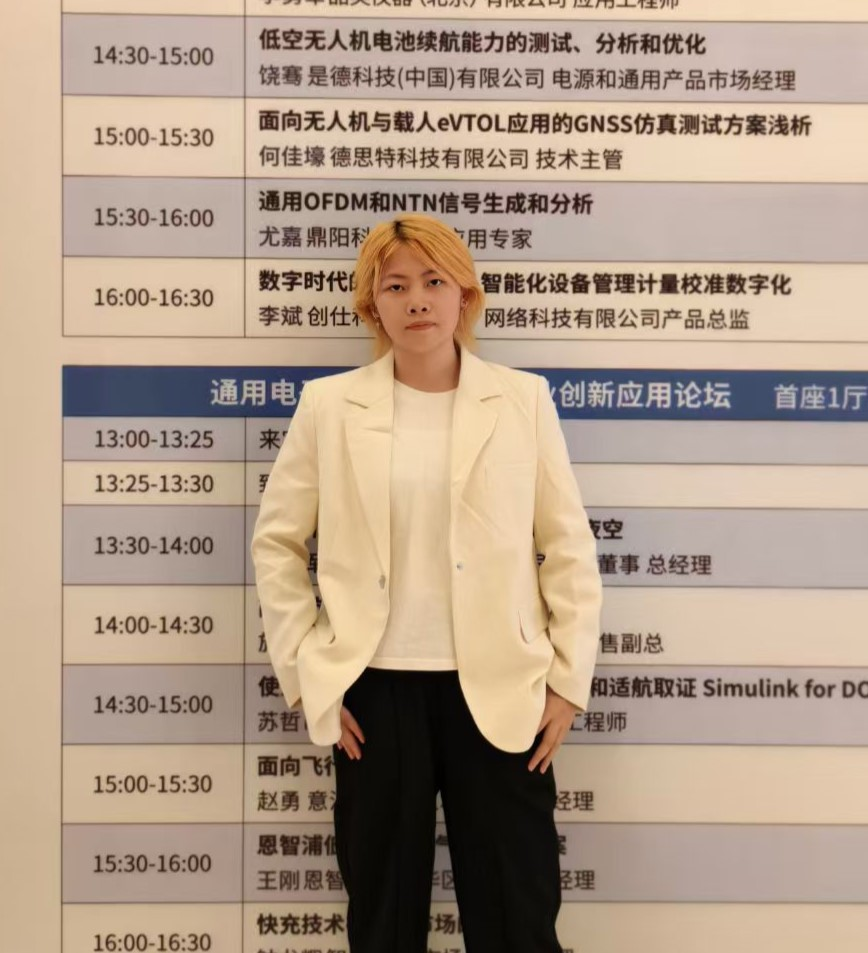
#> input picture assets/source/profile-home-master.jpg, 868 x 953 px
$ python build_profile_cutout.py
#> lines starting #> are read from the running program, lines starting #| are printed output that depends on the picture; after the words box and inside, x2 and y2 are one past the last pixel; in counts of white or black regions, pixels touching at a corner belong together
from pathlib import Path
import os
import sys

import numpy as np
from PIL import Image, ImageFilter


CV2_SITE = Path.home() / "AppData" / "Local" / "Temp" / "codex-opencv-personal-portfolio"
if CV2_SITE.exists():
    sys.path.insert(0, str(CV2_SITE))
os.environ.setdefault("U2NET_HOME", str(CV2_SITE / "models"))

try:
    import cv2
except ImportError:
    cv2 = None

try:
    from rembg import new_session, remove
except ImportError:
    new_session = None
    remove = None


ROOT = Path(__file__).resolve().parents[1]
SOURCE = ROOT / "assets" / "source" / "profile-home-master.jpg"
OUTPUT = ROOT / "assets" / "source" / "profile-original-cutout.png"
PREVIEW = ROOT / "qa" / "current" / "profile-original-cutout-preview.png"


# The source portrait is a single continuous silhouette. These hand-checked
# guide points follow its outside edge; local image gradients then snap the
# guide to the photographed edge without inventing or repainting any pixels.
LEFT_GUIDE = [
    (210, 427), (214, 401), (220, 376), (238, 356), (260, 347),
    (282, 348), (302, 346), (320, 349), (338, 338), (352, 331),
    (368, 313), (390, 298), (430, 284), (500, 272), (580, 258),
    (650, 252), (690, 256), (718, 270), (735, 296), (746, 319),
    (760, 329), (785, 335), (820, 337), (880, 329), (952, 320),
]

RIGHT_GUIDE = [
    (210, 433), (214, 467), (220, 490), (238, 505), (260, 515),
    (282, 519), (302, 516), (320, 519), (338, 516), (352, 526),
    (368, 548), (390, 570), (430, 584), (500, 595), (580, 606),
    (650, 616), (690, 618), (718, 609), (735, 590), (746, 570),
    (760, 560), (785, 554), (820, 550), (880, 553), (952, 560),
]


def interpolate_guide(points, height):
    ys = np.array([point[0] for point in points], dtype=np.float32)
    xs = np.array([point[1] for point in points], dtype=np.float32)
    return np.interp(np.arange(height), ys, xs)


def smooth(values, radius=3):
    padded = np.pad(values, radius, mode="edge")
    return np.array([
        np.median(padded[index:index + radius * 2 + 1])
        for index in range(len(values))
    ])


def snap_edge(gradient, guide, first_y, last_y, side):
    result = guide.copy()
    previous = guide[first_y]
    for y in range(first_y, last_y + 1):
        expected = guide[y]
        search_radius = 7 if y < 370 else 6
        start = max(2, int(round(expected - search_radius)))
        end = min(gradient.shape[1] - 3, int(round(expected + search_radius)))
        candidates = np.arange(start, end + 1)
        edge_strength = gradient[y, candidates]
        guide_cost = np.abs(candidates - expected) * 4.4
        continuity_cost = np.abs(candidates - previous) * 0.45
        score = edge_strength - guide_cost - continuity_cost
        chosen = float(candidates[int(np.argmax(score))])
        if side == "left":
            chosen += 0.35
        else:
            chosen -= 0.35
        result[y] = chosen
        previous = chosen
    result[first_y:last_y + 1] = smooth(result[first_y:last_y + 1], radius=3)
    return result


def main():
    portrait = Image.open(SOURCE).convert("RGB")
#> portrait is the input picture: PIL image 868x953 RGB; mean R, G, B 179.4, 158.1, 139
    pixels = np.asarray(portrait, dtype=np.float32)
    height, width = pixels.shape[:2]
#> height = 953; width = 868

    # Horizontal colour contrast is strongest at the person's outside edge.
    gradient = np.zeros((height, width), dtype=np.float32)
    gradient[:, 2:-2] = np.linalg.norm(pixels[:, 4:] - pixels[:, :-4], axis=2)
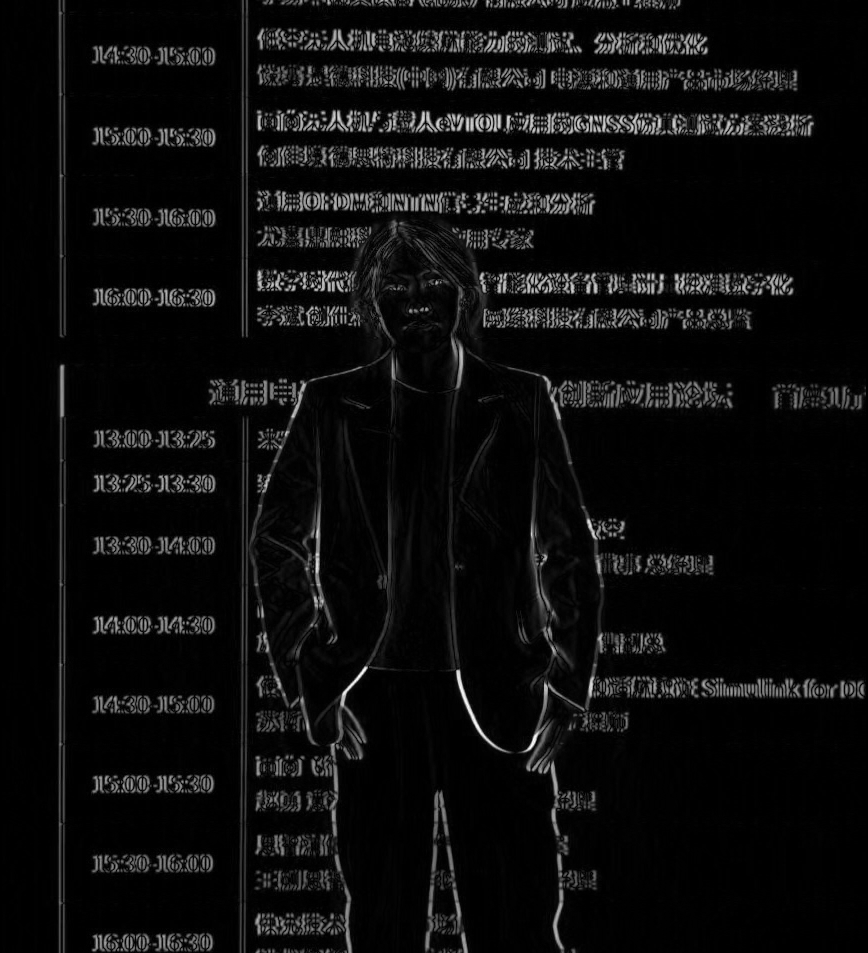
#> gradient: shape (953, 868) float32; min 0, max 360.8, mean 19.2; drawn with min black and max white

    first_y = LEFT_GUIDE[0][0]
    last_y = min(height - 1, LEFT_GUIDE[-1][0])
#> last_y = 952
    left_guide = interpolate_guide(LEFT_GUIDE, height)
    right_guide = interpolate_guide(RIGHT_GUIDE, height)
    left_guide[first_y:last_y + 1] += np.where(
        np.arange(first_y, last_y + 1) < 350, 2.0, 4.0
    )
    right_guide[first_y:last_y + 1] -= 5.0
    left = snap_edge(gradient, left_guide, first_y, last_y, "left")
#> the loop in snap_edge, `for y in range(first_y, last_y + 1):` made 743 passes
#> (chosen, previous) on passes 1 to 12: (431.4, 431.4), (422.4, 422.4), (415.4, 415.4), (409.4, 409.4), (403.4, 403.4), (399.4, 399.4), (395.4, 395.4), (392.4, 392.4), (387.4, 387.4), (383.4, 383.4), (378.4, 378.4), (377.4, 377.4)
#> chosen on pass 58: 354
    right = snap_edge(gradient, right_guide, first_y, last_y, "right")

    silhouette = np.zeros((height, width), dtype=np.uint8)
    for y in range(first_y, last_y + 1):
        x0 = max(0, int(round(left[y])))
        x1 = min(width - 1, int(round(right[y])))
        if x1 >= x0:
            silhouette[y, x0:x1 + 1] = 255
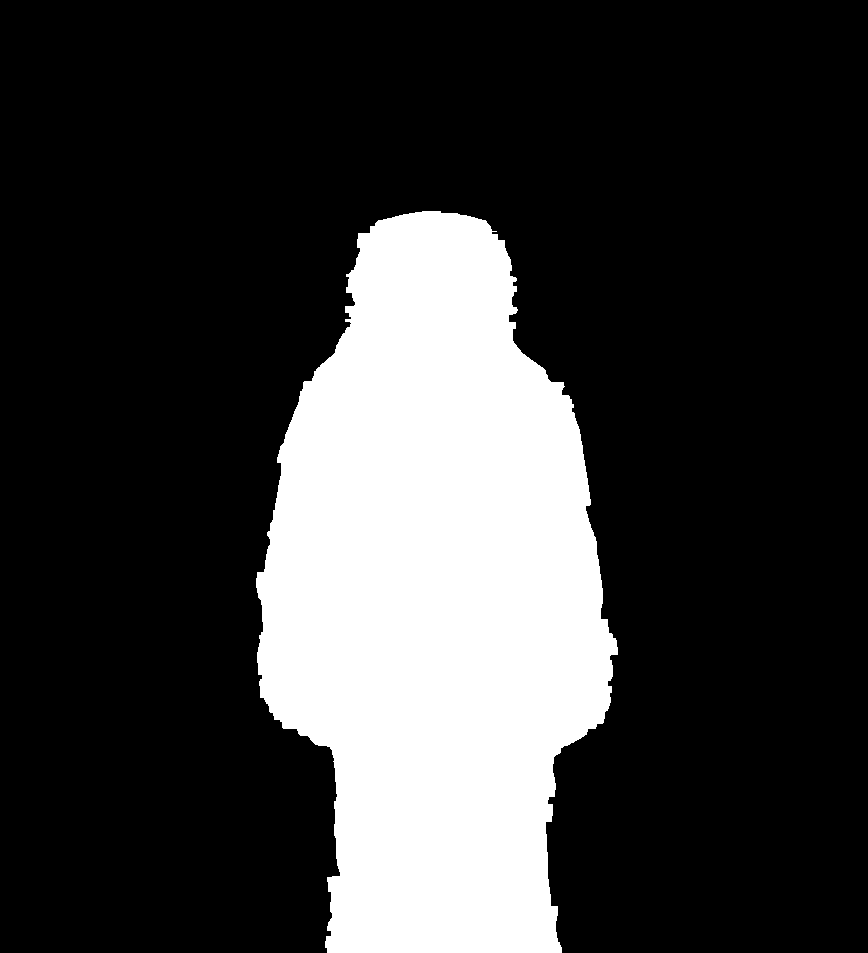
#> silhouette: shape (953, 868); 23% white; 1 white region, box (x1, y1, x2, y2) and area: (256, 211, 618, 953) 190342

    if remove is not None and new_session is not None:
        extracted_mask = remove(
            portrait,
            session=new_session("u2net_human_seg"),
            only_mask=True,
            post_process_mask=True,
        )
        mask = np.asarray(extracted_mask.convert("L"), dtype=np.uint8).copy()
    elif cv2 is not None:
        # GrabCut separates the background visible inside the coarse outline
        # (notably beside the arms and hair) while keeping the original pixels.
        grab_mask = np.full((height, width), cv2.GC_BGD, dtype=np.uint8)
        grab_mask[silhouette > 0] = cv2.GC_PR_FGD

        sure_foreground = np.zeros((height, width), dtype=np.uint8)
        cv2.ellipse(sure_foreground, (433, 292), (42, 61), 0, 0, 360, 255, -1)
        cv2.ellipse(sure_foreground, (431, 267), (58, 44), 0, 0, 360, 255, -1)
        cv2.fillPoly(sure_foreground, [np.array([
            (345, 382), (508, 382), (535, 474), (522, 650),
            (473, 687), (370, 680), (326, 635), (320, 474),
        ], dtype=np.int32)], 255)
        cv2.fillPoly(sure_foreground, [np.array([
            (296, 418), (324, 410), (316, 662), (290, 711), (266, 684), (270, 548),
        ], dtype=np.int32)], 255)
        cv2.fillPoly(sure_foreground, [np.array([
            (542, 412), (571, 425), (601, 671), (579, 716), (552, 683), (535, 533),
        ], dtype=np.int32)], 255)
        cv2.fillPoly(sure_foreground, [np.array([
            (344, 687), (520, 687), (542, 952), (330, 952),
        ], dtype=np.int32)], 255)
        cv2.ellipse(sure_foreground, (340, 735), (13, 36), -18, 0, 360, 255, -1)
        cv2.ellipse(sure_foreground, (558, 742), (13, 34), 18, 0, 360, 255, -1)
        grab_mask[sure_foreground > 0] = cv2.GC_FGD

        background_model = np.zeros((1, 65), np.float64)
        foreground_model = np.zeros((1, 65), np.float64)
        bgr = cv2.cvtColor(np.asarray(portrait), cv2.COLOR_RGB2BGR)
        cv2.grabCut(
            bgr,
            grab_mask,
            None,
            background_model,
            foreground_model,
            8,
            cv2.GC_INIT_WITH_MASK,
        )
        mask = np.where(
            (grab_mask == cv2.GC_FGD) | (grab_mask == cv2.GC_PR_FGD),
            255,
            0,
        ).astype(np.uint8)

        # Keep the connected component containing the subject's torso.
        count, labels, stats, _ = cv2.connectedComponentsWithStats(mask, 8)
        subject_label = labels[510, 430]
        if subject_label > 0 and subject_label < count:
            mask = np.where(labels == subject_label, 255, 0).astype(np.uint8)
        cv2.fillPoly(mask, [np.array([
            (428, 842), (445, 842), (455, 952), (418, 952),
        ], dtype=np.int32)], 0)
        mask = cv2.erode(mask, cv2.getStructuringElement(cv2.MORPH_ELLIPSE, (3, 3)), iterations=1)
    else:
        mask = silhouette

    # Pull the mask one pixel inward and softly feather only the photographed edge.
    alpha = Image.fromarray(mask, mode="L").filter(ImageFilter.MinFilter(3))
    alpha = alpha.filter(ImageFilter.GaussianBlur(1.15))
    alpha_values = np.asarray(alpha).copy()
    alpha_values[alpha_values < 6] = 0
    alpha_values[alpha_values > 249] = 255
    alpha = Image.fromarray(alpha_values, mode="L")

    cutout = portrait.convert("RGBA")
    cutout.putalpha(alpha)
    bounds = alpha.getbbox()
    if bounds:
        padding = 14
        bounds = (
            max(0, bounds[0] - padding),
            max(0, bounds[1] - padding),
            min(width, bounds[2] + padding),
            min(height, bounds[3] + padding),
        )
        cutout = cutout.crop(bounds)
    cutout.save(OUTPUT, optimize=True)

    preview = Image.new("RGBA", (cutout.width * 2, cutout.height), "#f4f0e8")
    preview.alpha_composite(cutout, (0, 0))
    navy_panel = Image.new("RGBA", cutout.size, "#06183b")
    navy_panel.alpha_composite(cutout, (0, 0))
    preview.alpha_composite(navy_panel, (cutout.width, 0))
    PREVIEW.parent.mkdir(parents=True, exist_ok=True)
    preview.convert("RGB").save(PREVIEW, quality=92)
    print(f"Wrote {OUTPUT} ({cutout.width}x{cutout.height})")


if __name__ == "__main__":
    main()
#> (the call stopped at in main, `extracted_mask = remove( portrait, session=new_session("u2net_human_se..`: rembg is not available in this run)
